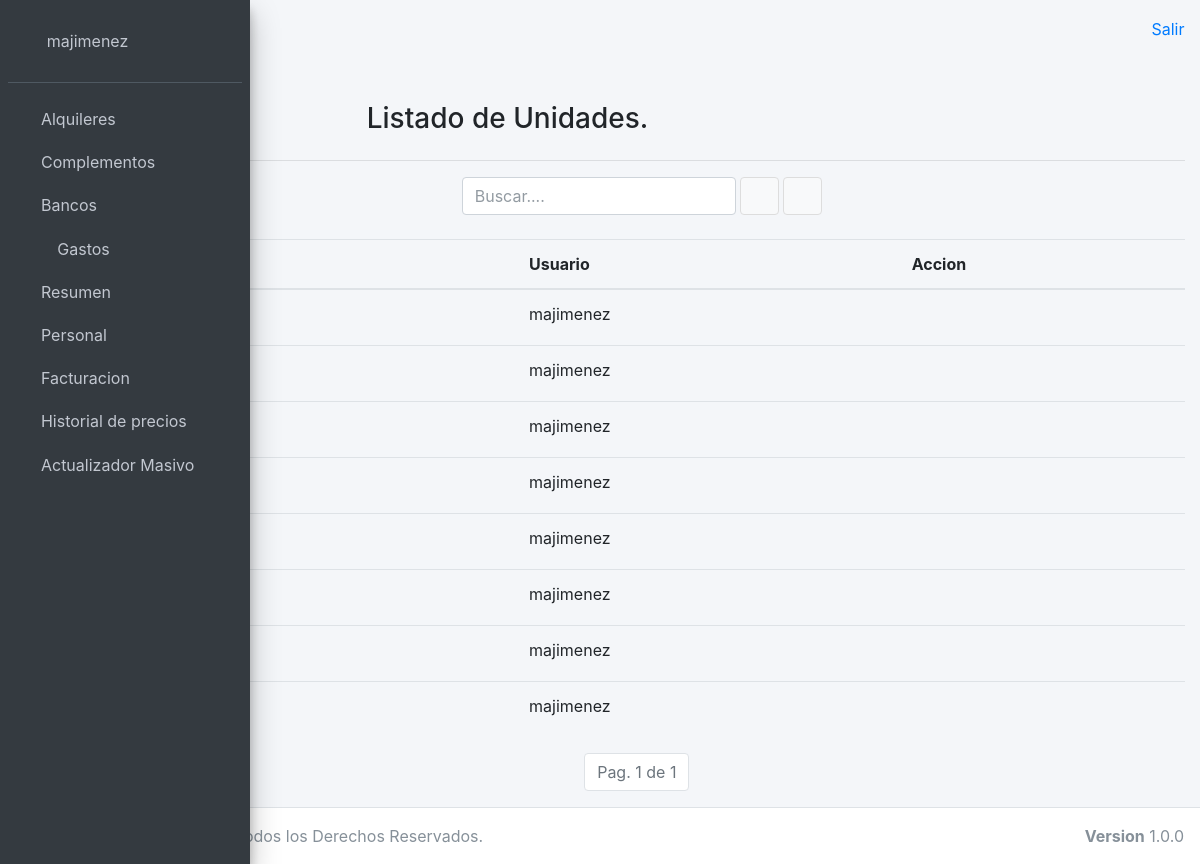
/facturas/unidades/listado/ (signed in), run on the app's committed database.
### usuariosadm/models.py (models this page shows)
class UserAdm(AbstractUser):
    observacion = models.TextField(max_length=500, blank=True)

### facturas/models.py (models this page shows, shortened)
class Unidad(models.Model):
    descripcion = models.CharField(max_length=100, unique=True)
    usuario = models.ForeignKey(UserAdm, on_delete=models.CASCADE, default=1)
    class Meta:
        verbose_name_plural = "Unidades"

### facturas/views.py (the view)
# urls.py: path('unidades/listado/', listadounidad, name='listadounidad'),
@login_required(login_url='/login')
def listadounidad(request):
    if "txtBuscar" in request.GET:
        parametro = request.GET.get('txtBuscar')
        unidades = Unidad.objects.filter(descripcion__contains=parametro)
    else:
        unidades = Unidad.objects.all()
    paginador = Paginator(unidades, 20)
    if "page" in request.GET:
        page = request.GET.get('page')
    else:
        page = 1
    resultados = paginador.get_page(page)
    return render(
        request,
        'facturas/unidad_list.html',
        {
            'resultados': resultados
        })

### templates/facturas/unidad_list.html (shortened to what this page needs)
{% extends 'base.html' %}
{% block content %}
    <div class="container">
        <br>
        <div class="row">
            <div class="col-sm-3"></div>
            <div class="col-sm-6">
                <h3> Listado de Unidades. </h3>
            </div>
            <div class="col-sm-3"></div>
        </div>
        <hr>
        <form action="/facturas/unidades/listado" method="GET">
            <div class="form-inline">
                <div class="col-8">
                    <input class="form-control" id="txtBuscar" name="txtBuscar" placeholder="Buscar....">
                    <button type="submit" class="btn btn-default" title="Buscar!">
                        <i class="fas fa-search"></i>
                    </button>
                    <button type="button" class="btn btn-default" title="Nuevo Banco!" onclick="location.href='/facturas/unidades/nuevo'">
                        <i class="fas fa-plus"></i>
                    </button>
                </div>
            </div>
            <br>
            <table class="table table-hover">
                <thead>
                    <tr>
                        <th>Descripcion</th>
                        <th>Usuario</th>
                        <th>Accion</th>
                    </tr>
                </thead>
                <tbody>
                    {% for resultado in resultados %}
                    <tr>
                        <td>{{ resultado.descripcion.upper }}  </td>
                        <td>{{ resultado.usuario }}</td>
                        <td>
                            <button type="button" class="btn btn-link btn-sm" onclick="location.href='/facturas/unidades/edit/' + {{ resultado.pk }}">
                                <i class="fas fa-pencil-alt"></i>
                            </button>
                        </td>
                    </tr>
                    {% endfor %}
                </tbody>
            </table>
            <nav aria-label="Page navigation">
                <ul class="pagination justify-content-center">
                    <li class="page-item disabled">
                        <a class="page-link">
                            Pag. {{ resultados.number }} de {{ resultados.paginator.num_pages }}
                        </a>
                    </li>
                </ul>
            </nav>
        </form>
    </div>
{% endblock %}

### templates/base.html (shortened to what this page needs)
{% load static %}
<!DOCTYPE html>
<html>
<head>
  <link rel="stylesheet" href="{% static 'plugins/fontawesome-free/css/all.min.css'%}">
  <link rel="stylesheet" href="{% static 'dist/css/ionicons.min.css'%}">
  <link rel="stylesheet" href="{% static 'plugins/sweetalert2-theme-bootstrap-4/bootstrap-4.min.css'%}">
  <link rel="stylesheet" href="{% static 'plugins/icheck-bootstrap/icheck-bootstrap.min.css'%}">
  <link rel="stylesheet" href="{% static 'plugins/jqvmap/jqvmap.min.css'%}">
  <link rel="stylesheet" href="{% static 'dist/css/adminlte.min.css'%}">
  <link rel="stylesheet" href="{% static 'plugins/overlayScrollbars/css/OverlayScrollbars.min.css'%}">
  <link rel="stylesheet" href="{% static 'plugins/daterangepicker/daterangepicker.css'%}">
  <link rel="stylesheet" href="{% static 'plugins/summernote/summernote-bs4.css'%}">
  <link rel="stylesheet" href="{% static 'plugins/select2/css/select2.min.css'%}">
  <link rel="stylesheet" href="{% static 'plugins/fullcalendar/main.min.css' %}">
  <link rel="stylesheet" href="{% static 'plugins/fullcalendar-daygrid/main.min.css' %}">
  <link rel="stylesheet" href="{% static 'plugins/fullcalendar-timegrid/main.min.css' %}">
  <link rel="stylesheet" href="{% static 'plugins/fullcalendar-bootstrap/main.min.css' %}">
  <link rel="stylesheet" href="{% static 'plugins/jquery-ui/jquery-ui.min.css' %}">
  <link rel="stylesheet" href="{% static 'plugins/tempusdominus-bootstrap-4/css/tempusdominus-bootstrap-4.min.css'%}">
</head>
<body class="hold-transition sidebar-mini layout-fixed sidebar-collapse">
<div class="wrapper">
  <aside class="main-sidebar sidebar-dark-primary elevation-4">
    <div class="sidebar">
      <div class="user-panel mt-3 pb-3 mb-3 d-flex">
        <div class="image">
        </div>
        {% if user.is_authenticated %}
          <div class="info">
            <a class="nav-link" href="/user/changepassword" tabindex="-1" aria-disabled="true">{{ user.get_username }}</a>
          </div>
        {% endif %}
      </div>
      <nav class="mt-2">
        <ul class="nav nav-pills nav-sidebar flex-column" data-widget="treeview" role="menu" data-accordion="false">
        <li class="nav-item has-treeview">
          <a href="#" class="nav-link">
            <i class="fas fa-hotel"></i>
            <p>
              Alquileres
              <i class="fas fa-angle-left right"></i>
            </p>
          </a>
        </li>
        <li class="nav-item has-treeview">
          <a href="#" class="nav-link">
            <i class="fas fa-cog"></i>
            <p>
              Complementos
              <i class="fas fa-angle-left right"></i>
            </p>
          </a>
        </li>
        <li class="nav-item has-treeview">
          <a href="/bancos/listado" class="nav-link">
            <i class="fas fa-piggy-bank"></i>
            <p>
              Bancos
            </p>
          </a>
        </li>
          <li class="nav-item has-treeview">
            <a href="#" class="nav-link">
              <i class="nav-icon fas fa-dollar-sign"></i>
              <p>
                Gastos
                <i class="fas fa-angle-left right"></i>
              </p>
            </a>
          </li>
          <li class="nav-item has-treeview">
            <a href="#" class="nav-link">
              <i class="far fa-file-alt"></i>
              <p>
                Resumen
                <i class="fas fa-angle-left right"></i>
              </p>
            </a>
          </li>
          <li class="nav-item has-treeview">
            <a href="#" class="nav-link">
              <i class="fas fa-user-tag"></i>
              <p>
                Personal
                <i class="fas fa-angle-left right"></i>
              </p>
            </a>
          </li>
          <li class="nav-item has-treeview">
            <a href="#" class="nav-link">
              <i class="fas fa-hand-holding-usd"></i>
              <p>
                Facturacion
                <i class="fas fa-angle-left right"></i>
              </p>
            </a>
          </li>
          <li class="nav-item has-treeview">
            <a href="/historial/precios" class="nav-link">
              <i class="fas fa-history"></i>
              <p>
                Historial de precios
              </p>
            </a>
          </li>
          <li class="nav-item has-treeview">
            <a href="/facturas/actualizadormasivo/" class="nav-link">
              <i class="fas fa-grip-vertical"></i>
              <p>
                Actualizador Masivo
              </p>
            </a>
          </li>
        </ul>
      </nav>
    </div>
  </aside>
  <div class="content-wrapper">
    <div class="content-header">
      <div class="container-fluid">
        <div class="row mb-2">
          <div class="col-sm-6">
              <a class="nav-link" data-widget="pushmenu" href="#"></a>
          </div>
          <div class="col-sm-6">
            <ol class="breadcrumb float-sm-right">
              <a class="breadcrumb-item" href="/salir">Salir</a>
            </ol>
          </div>
        </div>
      </div>
    </div>
    <section class="content">
      <div class="container-fluid">
        <div class="row">
          {%block content %}
          {% endblock %}
        </div>
      </div>
    </section>
  </div>
  <footer class="main-footer">
    <strong>Copyright &copy; 2023 </strong>
    Todos los Derechos Reservados.
    <div class="float-right d-none d-sm-inline-block">
      <b>Version</b> 1.0.0
    </div>
  </footer>
</div>
</body>
</html>

### data on the page
UserAdm: get_username "majimenez"
Unidad: usuario "majimenez"
Unidad: usuario "majimenez"
Unidad: usuario "majimenez"
Unidad: usuario "majimenez"
Unidad: usuario "majimenez"
Unidad: usuario "majimenez"
Unidad: usuario "majimenez"
Unidad: usuario "majimenez"

### other printed values
{{ resultados.number }} "1"
{{ resultados.paginator.num_pages }} "1"
